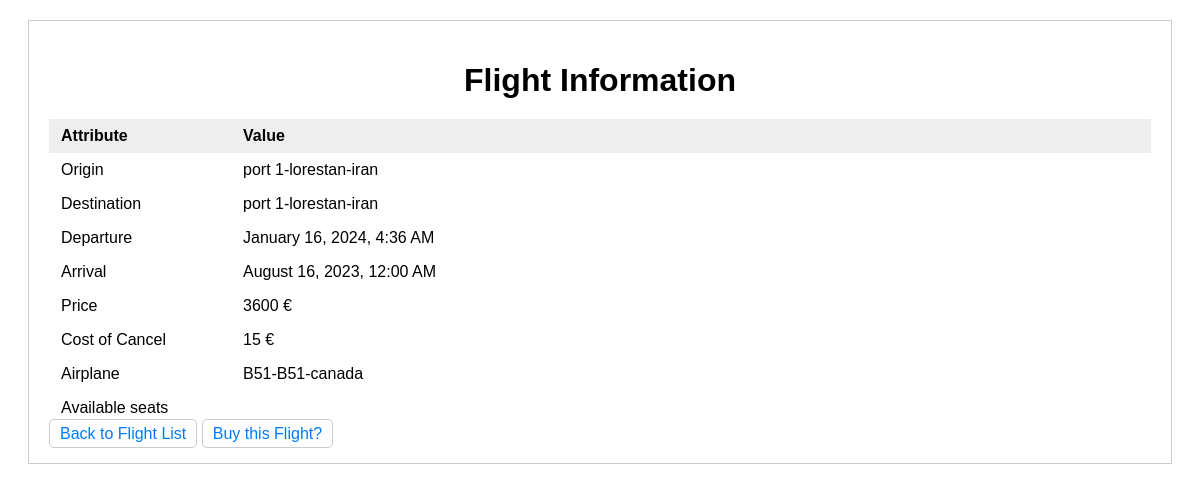
Page /flight/detail/1 (signed in) on the committed database.
### flight/models.py (models this page shows, shortened)
class Flight(models.Model):
    origin = models.ForeignKey(Airport, on_delete=models.CASCADE, related_name="departures")
    destination = models.ForeignKey(Airport, on_delete=models.CASCADE, related_name="arrivals")
    departure = models.DateTimeField(default=datetime.now)
    arrival = models.DateTimeField(default=datetime.now)
    price = models.PositiveIntegerField(default=0, blank=False)
    cost_of_cancel = models.PositiveIntegerField(default=0, blank=True,
                                                 validators=[MinValueValidator(0), MaxValueValidator(100)])
    airplane = models.ForeignKey('Airplane', on_delete=models.SET_NULL, null=True, related_name="flights", blank=True)
    unique_id = models.CharField(max_length=200, default=f"", blank=True)
    capacity = models.PositiveIntegerField(default=40, validators=[MinValueValidator(1), MaxValueValidator(100)])
    count_of_reserved = models.PositiveIntegerField(default=0)
    flights = FlightManger()
    objects = models.Manager()

class Airport(models.Model):
    name = models.CharField(max_length=55, default="")
    country = models.CharField(max_length=50, choices=formatted_countries, default='')
    city = models.CharField(max_length=30, default='')
    objects = models.Manager()
    airports = AirPortManger()
    def __str__(self):
        return f"{self.name}-{self.city}-{self.country}"

class Airplane(models.Model):
    brand = models.CharField(max_length=50, default='')
    model = models.CharField(max_length=50, default="")
    company_name = models.CharField(max_length=60, default="")
    capacity = models.PositiveIntegerField(default=40, validators=[MinValueValidator(1), MaxValueValidator(100)])
    airplans = AirplaneManger()
    objects = models.Manager()
    def __str__(self):
        return f"{self.brand}-{self.model}-{self.company_name}"

### flight/views.py (the view)
# urls.py: path('detail/<int:flight_id>', views.FlightView.as_view(), name="each_flight_page"),
class FlightView(LoginRequiredMixin, View):
    login_url = "user:login"
    def get(self, request, flight_id):
        flight = get_object_or_404(Flight, pk=flight_id)
        return render(request, 'flight/flight.html', {'flight': flight})

### flight/manager.py (called while the page is built)
    def get_queryset(self):
        return super().get_queryset().filter()

### templates/flight/flight.html (shortened to what this page needs)
 <!DOCTYPE html>
<html lang="en">
<head>
</head>
<body>
<div class="flight-information">
    <h1>Flight Information</h1>
    <table>
        <thead>
        <tr>
            <th>Attribute</th>
            <th>Value</th>
        </tr>
        </thead>
        <tbody>
        <tr>
            <td class="attribute-cell">Origin</td>
            <td class="value-cell">{{ flight.origin }}</td>
        </tr>
        <tr>
            <td class="attribute-cell">Destination</td>
            <td class="value-cell">{{ flight.destination }}</td>
        </tr>
        <tr>
            <td class="attribute-cell">Departure</td>
            <td class="value-cell">{{ flight.departure|date:"F j, Y, g:i A" }}</td>
        </tr>
        <tr>
            <td class="attribute-cell">Arrival</td>
            <td class="value-cell">{{ flight.arrival|date:"F j, Y, g:i A" }}</td>
        </tr>
        <tr>
            <td class="attribute-cell">Price</td>
            <td class="value-cell">{{ flight.price }} €</td>
        </tr>
        <tr>
            <td class="attribute-cell">Cost of Cancel</td>
            <td class="value-cell">{{ flight.cost_of_cancel }} €</td>
        </tr>
        <tr>
            <td class="attribute-cell">Airplane</td>
            <td class="value-cell">{{ flight.airplane }}</td>
        </tr>
        <tr>
            <td class="attribute-cell">Available seats</td>
            <td class="value-cell">{{ available_seats }}</td>
        </tr>
        </tbody>
    </table>
    <a class="back-to-list-link" href="{% url 'all_flights' %}">Back to Flight List</a>
    <a class="go-to-buy-link" href="{% url 'buying_ticket' fpk=flight.id %}">Buy this Flight?</a>
</div>
</body>
</html>

### templates/flight/flight.html (style rules this page uses)
body { font-family: sans-serif; }
.flight-information { margin: 20px; border: 1px solid #ccc; padding: 20px; }
.flight-information h1 { text-align: center; margin-bottom: 20px; }
table { width: 100%; border-collapse: collapse; }
table thead th { background-color: #eee; font-weight: bold; padding: 8px 12px; text-align: left; }
table tbody td { padding: 8px 12px; text-align: left; }
.attribute-cell, .value-cell { text-align: left; padding-right: 20px; }
.attribute-cell { width: 150px; }
.back-to-list-link { text-decoration: none; color: #007bff; padding: 5px 10px; border: 1px solid #ccc; border-radius: 5px; cursor: pointer; }
.go-to-buy-link { text-decoration: none; color: #007bff; padding: 5px 10px; border: 1px solid #ccc; border-radius: 5px; cursor: pointer; }

### rows in the picture
Flight: origin "port 1-lorestan-iran", destination "port 1-lorestan-iran", departure "January 16, 2024, 4:36 AM", arrival "August 16, 2023, 12:00 AM", price "3600", cost_of_cancel "15", airplane "B51-B51-canada"
